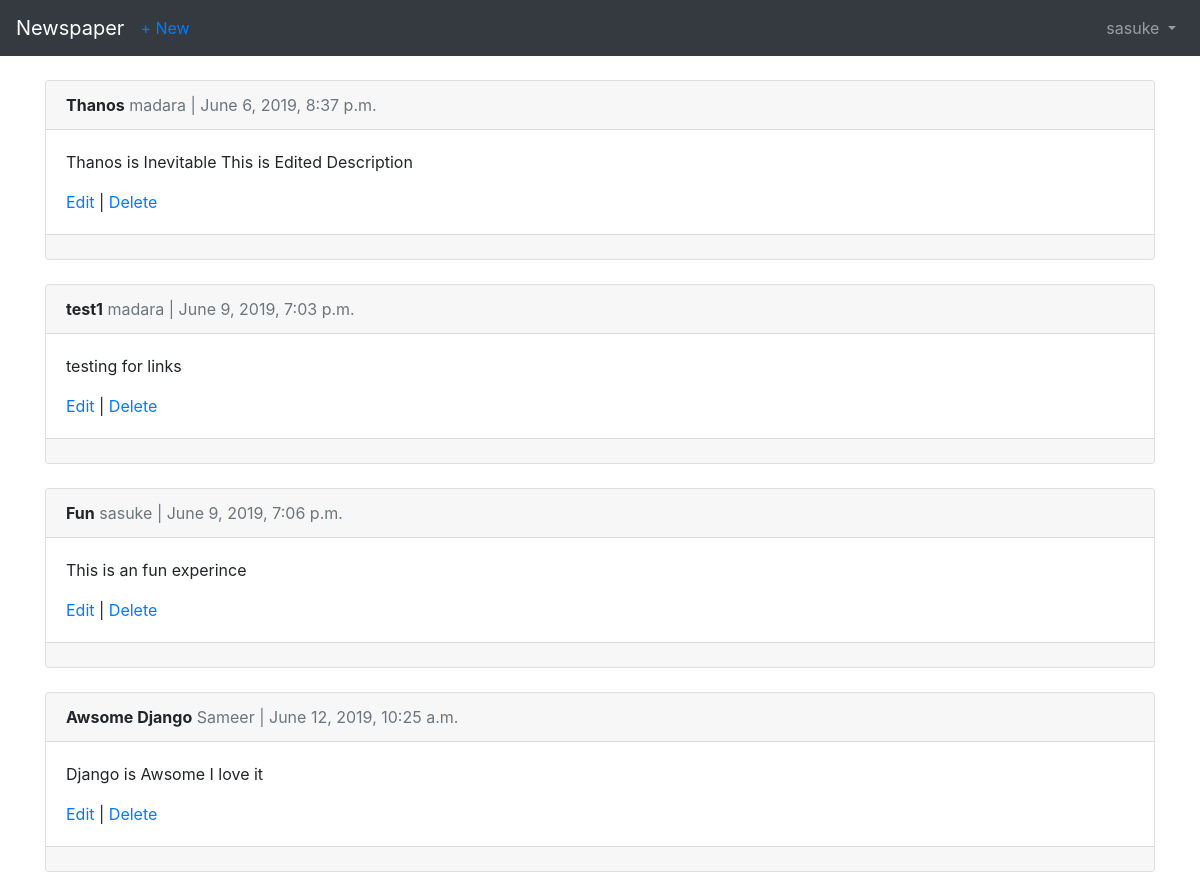
Screenshot of /articles/ (signed in) with the database file from the repository.
### users/models.py (models this page shows)
class CustomUser(AbstractUser):
    age = models.PositiveIntegerField(null=True , blank= True)

### articles/models.py (models this page shows, shortened)
class Article(models.Model):
    title = models.CharField(max_length=255)
    body = models.TextField()
    time = models.DateTimeField(auto_now_add = True)
    author = models.ForeignKey(
        get_user_model(),
        on_delete = models.CASCADE,
    )

### articles/views.py (the view)
# urls.py: path('',ArticleListView.as_view(), name='article_list'),
class ArticleListView(LoginRequiredMixin,ListView):
    model = Article
    template_name = 'article_list.html'
    login_url = 'login'

### templates/article_list.html (shortened to what this page needs)
{% extends 'base.html' %}
{% block content %}
{% for article in object_list %}
<div class="card">
    <div class="card-header">
        <span class="font-weight-bold">{{ article.title }}</span>
        <span class="text-muted">{{ article.author }} |
            {{ article.time }}</span>
    </div>
    <div class="card-body">
        <p>{{article.body}}</p>
        <a href="{% url 'article_edit' article.pk %}">Edit</a> |
        <a href="{% url 'article_delete' article.pk %}">Delete</a>
    </div>
    <div class="card-footer ">
    </div>
</div>
<br />
{% endfor %}
{% endblock %}

### templates/base.html (shortened to what this page needs)
<!DOCTYPE html>
<html lang="en">
<head>
    <link rel="stylesheet" href="https://stackpath.bootstrapcdn.com/bootstrap/4.3.1/css/bootstrap.min.css"
>
</head>
<body>
    <nav class="navbar navbar-expand-md navbar-dark bg-dark mb-4">
        <a class="navbar-brand" href="{% url 'home' %}">Newspaper</a>
        <div class="collapse navbar-collapse" id="navbarCollapse">
            {% if user.is_authenticated %}
            <ul class="navbar-nav mr-auto">
                <li class="nav-item"><a href="{% url 'article_new' %}">+ New</a></li>
            </ul>
            <ul class="navbar-nav ml-auto">
                <li class="nav-item">
                    <a class="nav-link dropdown-toggle" href="#" id="userMenu" data-toggle="dropdown"
                        aria-haspopup="true" aria-expanded="false">
                        {{ user.username }}
                    </a>
                </li>
            </ul>
            {% else %}
            <form class="form-inline ml-auto">
                <a href="{% url 'login' %}" class="btn btn-outline-secondary"> Log In</a>
                <a href="{% url 'signup' %}" class="btn btn-primary ml-2">Sign up</a>
            </form>
            {% endif %}
        </div>
    </nav>
    <div class="container">
        {% block content %}
        {% endblock content %}
    </div>
</body>
</html>

### rows the page displays
CustomUser: username "sasuke"
Article: title "Thanos", author "madara", time "June 6, 2019, 8:37 p.m.", body "Thanos is Inevitable This is Edited Description"
Article: title "test1", author "madara", time "June 9, 2019, 7:03 p.m.", body "testing for links"
Article: title "Fun", author "sasuke", time "June 9, 2019, 7:06 p.m.", body "This is an fun experince"
Article: title "Awsome Django", author "Sameer", time "June 12, 2019, 10:25 a.m.", body "Django is Awsome I love it"
